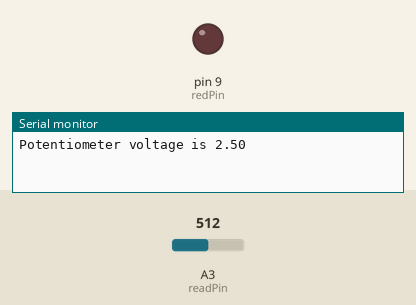
Bench run of a sketch on a simulated Arduino Uno, built with avr-gcc and run on an emulated ATmega328P. On the bench: output pins drawn as LEDs (lit = HIGH), the last lines printed to the serial monitor. The test bench sets the inputs (shaded band); at power-on: A3 (readPin) = 512.

Above: at 0.1 s.
At 0.6 s:
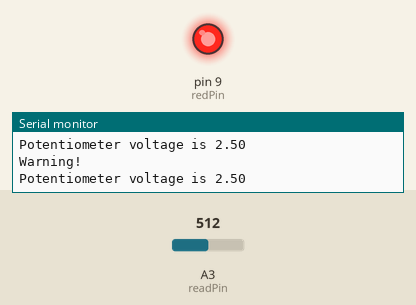
Timing chart, 0 to 2.1 s (numbered marks = the images above):
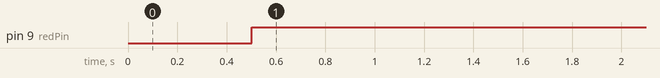

Measured:
- by itself, pin 9 (redPin): LOW → HIGH at 0.50 s

The sketch:

13-If-Statements.ino
```cpp
/**
 * Lesson 13 — Arduino If Statements
 *
 * Drives an LED through a smooth brightness ramp using hardware PWM.
 * Demonstrates duty-cycle control on an Arduino Uno PWM-capable pin.
 */

 int readVal;
 int readPin = A3;
 int waitT = 500;
 float v2;

 int redPin = 9;


void setup() {
  pinMode(readPin, INPUT);
  pinMode(redPin,OUTPUT);
  Serial.begin(9600);
}

void loop() {
  readVal = analogRead(readPin);
  v2 = (5./1023.)*readVal;
  Serial.print("Potentiometer voltage is ");
  Serial.println(v2);
  delay(waitT);

  //Possible conditions are greater than, less than, equal, not equal, greater or equal to, less than or equal to, and "and" or "or"
  if(v2 > 2.0 && v2 < 3.0){
    digitalWrite(redPin,HIGH);
    Serial.println("Warning!");
  }
  if(v2 < 2.0 || v2 > 3.0){
    digitalWrite(redPin,LOW);
  }

}
```
